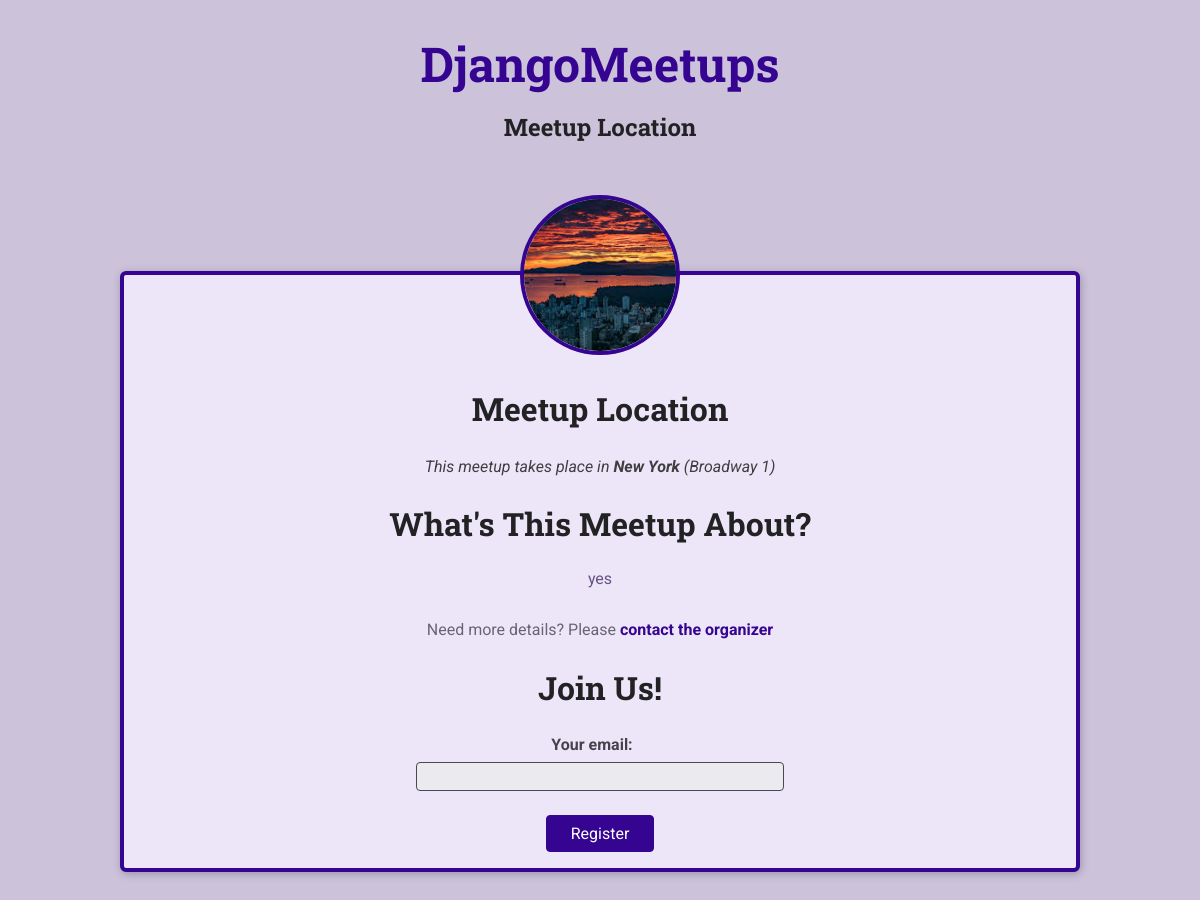
Page /meetups/yes on the committed database.
### meetups/models.py (models this page shows, shortened)
class Meetup(models.Model):
    title = models.CharField(max_length=200)
    organizer_email = models.ForeignKey(Organizer, on_delete=models.CASCADE)
    date = models.DateTimeField(default=timezone.now)
    slug = models.SlugField(unique=True)
    description = models.TextField()
    image = models.ImageField(upload_to='images')
    location = models.ForeignKey(Location, on_delete=models.CASCADE)
    participants = models.ManyToManyField(Participant, blank=True, null=True)

class Location(models.Model):
    name = models.CharField(max_length=200)
    address = models.CharField(max_length=300)

### meetups/views.py (the view, shortened to what this page needs)
# urls.py: path('<slug:meetup_slug>', views.meetup_details, name="meetup-detail"),
def meetup_details(request, meetup_slug):
    try:
        selected_meetup = Meetup.objects.get(slug=meetup_slug)
        if request.method == "GET":
            registration_form = RegistrationForm()
        return render(request, 'meetups/meetup-details.html', {
                'meetup_found': True,
                'meetup': selected_meetup,
                'form': registration_form,
            })
    except Exception as exc:
        print(exc)
        return render(request, 'meetups/meetup-details.html', {
            'meetup_found': False,
        })

### meetups/forms.py
class RegistrationForm(forms.Form):
    email = forms.EmailField(label="Your email")

### meetups/templates/meetups/meetup-details.html (shortened to what this page needs)
{% extends 'meetups/base/base.html' %}
{% load static %}
{% block site_css %}
    <link rel="stylesheet" href="{% static 'meetups/styles/meetup-detail.css' %}">
{% endblock %}
{% block main_heading %}Meetup Location{% endblock %}
{% block body %}
{% if meetup_found %}
    <article>
        <img id="main-image" src="{{ meetup.image.url }}" alt="{{ meetup.title }}">
        <section id="location">
            <h2>Meetup Location</h2>
            <address>This meetup takes place in <span>{{ meetup.location.name }}</span> ({{ meetup.location.address }})</address>
        </section>
        <section id="details">
            <h2>What's This Meetup About?</h2>
            <p>{{ meetup.description }}</p>
            <footer>
                <p>Need more details? Please <a href="mailto:{{ meetup.organizer_email.email }}">contact the organizer</a></p>
            </footer>
        </section>
        <section id="registration">
            <h2>Join Us!</h2>
            <form action="{% url 'meetup-detail' meetup.slug %}" method="POST">
                <ul>
                  {{ form.as_ul }}
                </ul>
                <div id="registration-actions">
                    <button>Register</button>
                </div>
            </form>
        </section>
    </article>
{% else %}
<p>No meetup found for this slug</p>
{% endif %}
{% endblock %}

### meetups/static/meetups/styles/base.css (style rules this page uses)
* { box-sizing: border-box; }
body { font-family: 'Roboto', sans-serif; margin: 0; background-color: #ccc3db; color: #3e3e41; }
h1, h2, h3 { font-family: 'Roboto Slab', sans-serif; color: #222224; }
button, .btn { cursor: pointer; font: inherit; padding: 0.5rem 1.5rem; background-color: #350490; border: 1px solid #350490; color: white; border-radius: 4px; text-decoration: none; }

### rows in the picture
Meetup: image (picture), location.name "New York", location.address "Broadway 1", description "yes"
